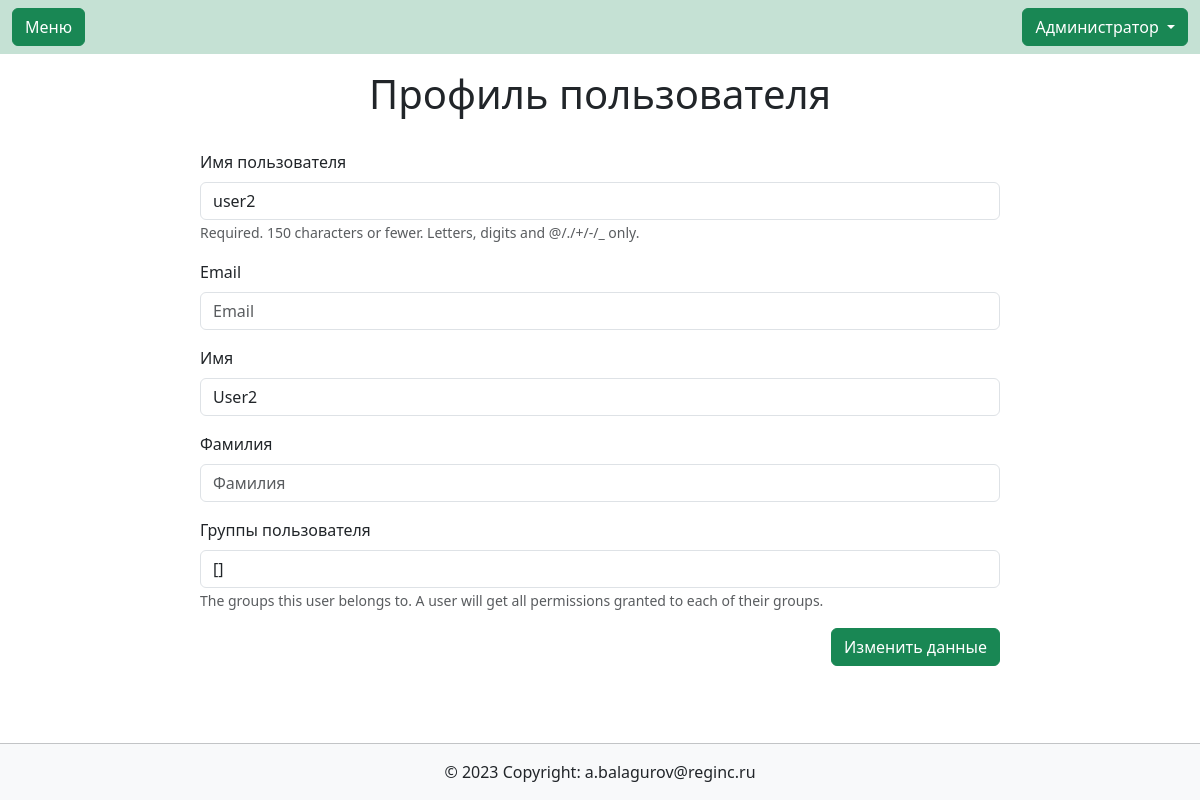
Page /users/profile/2/ (signed in) on the committed database.
### users/models.py (models this page shows, shortened)
class User(AbstractUser):
    description = models.CharField(max_length=150, blank=True, verbose_name='Занимаемая должность',)

### users/views.py (the view)
# urls.py: path('profile/', views.profile, name='profile'),
@login_required
def profile(request, id=None):
    if request.method == 'POST':
        if id is not None and request.user.has_perm('user.change_user'):
            instance = User.objects.get(pk=id)
            form = AdminCustumUserChangeForm(request.POST, instance=instance)
            if form.is_valid():
                form.save()
                return redirect('users:listusers', permanent=True)
        else:
            instance = request.user
            form = CustumUserChangeForm(request.POST, instance=instance)
            if form.is_valid():
                form.save()
                return redirect('users:profile', permanent=True)
    else:
        if id is not None and request.user.has_perm('user.change_user'):
            instance = User.objects.get(pk=id)
            form = AdminCustumUserChangeForm(instance=instance)
        else:
            instance = request.user
            form = CustumUserChangeForm(instance=instance)
    return render(request, 'users/profile.html', {'form': form, 'customer': instance})

### users/forms.py
class AdminCustumUserChangeForm(forms.ModelForm):
    class Meta:
        model = get_user_model()
        fields = ['username', 'email', 'first_name', 'last_name', 'groups']
        labels = {
            'username': 'Имя пользователя',
            'email': 'Email',
            'first_name': 'Имя',
            'last_name': 'Фамилия',
            'groups': 'Группы пользователя',
        }
        widgets = {
            'username': forms.TextInput(),
            'email': forms.TextInput(),
            'first_name': forms.TextInput(),
            'last_name': forms.TextInput(),
            'groups': Select2MultipleWidget(),
        }

### users/templates/users/profile.html (shortened to what this page needs)
{% extends  'base.html' %}
{% load bootstrap5 %}
{% block content %}
<h1 class="text-center py-3">Профиль пользователя</h1>
<form class="form col-10 col-lg-8 mx-auto py-2" method="POST">
    {% bootstrap_form form %}
    {% bootstrap_button "Изменить данные" button_type="submit" button_class="btn-success float-end" %}
</form>
{% endblock content %}

### all_apps/templates/header.html (shortened to what this page needs)
{% load bootstrap_icons %}
<nav class="navbar navbar-expand-lg navbar-light" style="background-color: #C5E1D4;">
    <div class="container-fluid">
        <a class="btn btn-success" data-bs-toggle="offcanvas" href="#offcanvasExample" role="button" aria-controls="offcanvasExample">
            {% bs_icon 'list' size='1.5em' %} Меню
        </a>
        {% if user.is_authenticated %}
            <div class="dropdown ms-3" style="background-color: #C5E1D4;">
                <button class="btn btn-success dropdown-toggle" id="bd-versions" data-bs-toggle="dropdown" aria-expanded="false" data-bs-display="static">
                    {{ user.last_name }} {{ user.first_name }}
                </button>
            </div>
        {% endif %}
    </div>
  </nav>

### main/static/main/css/style.css (style rules this page uses)
body { min-height: 100vh; position: relative; margin: 0; padding-bottom: 55px; box-sizing: border-box; }

### rows in the picture
User: first_name "Администратор"
User: username "user2", first_name "User2"
